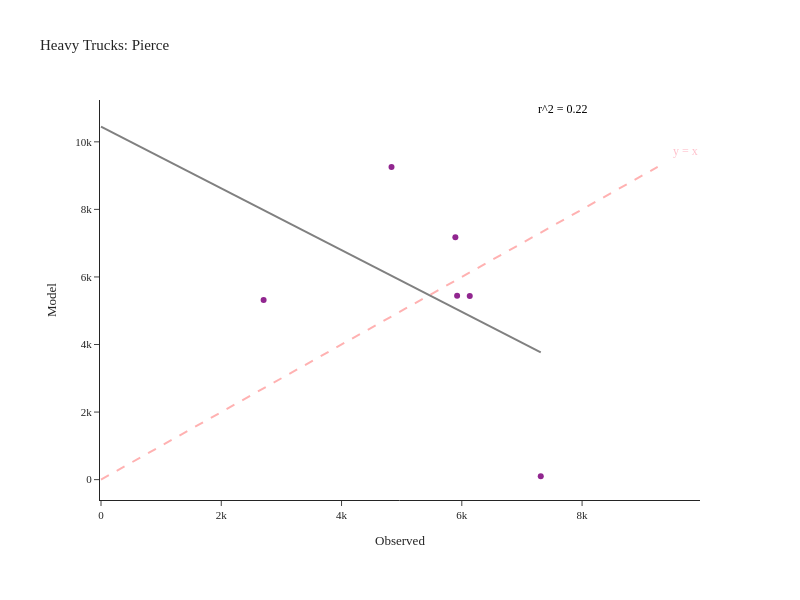

Source (notebook cell):
### Code cell
fig = create_truck_chart(df_daily_heavy, 'Heavy', 'Pierce')
fig.show()

### Figure 1 — Plotly figure (JSON) as saved in the notebook; plotly's stock layout.template omitted (floating-point values rounded to 4 significant figures)
{"data": [{"customdata": [["I-5 S/O Division NB", "Pierce"], ["I-5 S/O Division SB", "Pierce"], ["I-5 E/O SR-16 NB", "Pierce"], ["I-5 E/O SR-16 SB", "Pierce"], ["I-5 E/O Port of Tacoma SB (HOV from 56)", "Pierce"], ["SR-167 W/O SR-410 NB/SB", "Pierce"]], "hovertemplate": "Observed=%{x}<br>Model=%{y}<br>location=%{customdata[0]}<br>County=%{customdata[1]}<extra></extra>", "legendgroup": "", "line": {"color": "Grey", "width": 2}, "marker": {"color": "#91268F", "symbol": "circle"}, "mode": "markers", "name": "", "orientation": "v", "showlegend": false, "type": "scatter", "x": [5922, 6132, 2704, 5893, 4831, 7313], "xaxis": "x", "y": [5440, 5439, 5321, 7179, 9257, 100], "yaxis": "y"}, {"hovertemplate": "Observed=%{x}<br>Model=%{y}<extra></extra>", "legendgroup": "", "line": {"color": "Grey", "dash": "solid", "width": 2}, "marker": {"symbol": "circle"}, "mode": "lines", "name": "", "orientation": "v", "showlegend": false, "type": "scatter", "x": [0.0, 73.87, 147.7, 221.6, 295.5, 369.3, 443.2, 517.1, 590.9, 664.8, 738.7, 812.6, 886.4, 960.3, 1034.0, 1108.0, 1182.0, 1256.0, 1330.0, 1404.0, 1477.0, 1551.0, 1625.0, 1699.0, 1773.0, 1847.0, 1921.0, 1994.0, 2068.0, 2142.0, 2216.0, 2290.0, 2364.0, 2438.0, 2512.0, 2585.0, 2659.0, 2733.0, 2807.0, 2881.0, 2955.0, 3029.0, 3102.0, 3176.0, 3250.0, 3324.0, 3398.0, 3472.0, 3546.0, 3620.0, 3693.0, 3767.0, 3841.0, 3915.0, 3989.0, 4063.0, 4137.0, 4211.0, 4284.0, 4358.0, 4432.0, 4506.0, 4580.0, 4654.0, 4728.0, 4801.0, 4875.0, 4949.0, 5023.0, 5097.0, 5171.0, 5245.0, 5319.0, 5392.0, 5466.0, 5540.0, 5614.0, 5688.0, 5762.0, 5836.0, 5909.0, 5983.0, 6057.0, 6131.0, 6205.0, 6279.0, 6353.0, 6427.0, 6500.0, 6574.0, 6648.0, 6722.0, 6796.0, 6870.0, 6944.0, 7018.0, 7091.0, 7165.0, 7239.0, 7313.0], "xaxis": "x", "y": [10450.0, 10380.0, 10310.0, 10250.0, 10180.0, 10110.0, 10040.0, 9977.0, 9910.0, 9842.0, 9775.0, 9707.0, 9640.0, 9572.0, 9505.0, 9437.0, 9370.0, 9302.0, 9235.0, 9167.0, 9100.0, 9032.0, 8965.0, 8897.0, 8830.0, 8762.0, 8695.0, 8627.0, 8560.0, 8492.0, 8425.0, 8357.0, 8290.0, 8222.0, 8155.0, 8088.0, 8020.0, 7953.0, 7885.0, 7818.0, 7750.0, 7683.0, 7615.0, 7548.0, 7480.0, 7413.0, 7345.0, 7278.0, 7210.0, 7143.0, 7075.0, 7008.0, 6940.0, 6873.0, 6805.0, 6738.0, 6670.0, 6603.0, 6535.0, 6468.0, 6400.0, 6333.0, 6265.0, 6198.0, 6130.0, 6063.0, 5995.0, 5928.0, 5861.0, 5793.0, 5726.0, 5658.0, 5591.0, 5523.0, 5456.0, 5388.0, 5321.0, 5253.0, 5186.0, 5118.0, 5051.0, 4983.0, 4916.0, 4848.0, 4781.0, 4713.0, 4646.0, 4578.0, 4511.0, 4443.0, 4376.0, 4308.0, 4241.0, 4173.0, 4106.0, 4038.0, 3971.0, 3903.0, 3836.0, 3768.0], "yaxis": "y"}], "layout": {"annotations": [{"align": "right", "font": {"color": "pink", "size": 12}, "showarrow": false, "text": "y = x", "x": 9720.0, "y": 9720.0}, {"align": "right", "font": {"color": "black", "size": 12}, "showarrow": false, "text": "r^2 = 0.22", "x": 7679.0, "y": 10970.0}], "height": 600, "legend": {"tracegroupgap": 0}, "margin": {"b": 100, "l": 100, "r": 100, "t": 100}, "shapes": [{"line": {"color": "Red", "dash": "dash", "width": 2}, "type": "line", "x0": 0, "x1": 9257, "y0": 0, "y1": 9257}], "title": {"text": "Heavy Trucks: Pierce"}, "width": 800, "xaxis": {"anchor": "y", "domain": [0.0, 1.0], "title": {"text": "Observed"}}, "yaxis": {"anchor": "x", "domain": [0.0, 1.0], "title": {"text": "Model"}}}}
